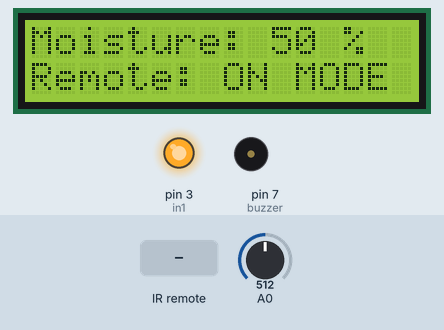
Recording of a sketch running on a simulated Arduino Uno, built with avr-gcc and run on an emulated ATmega328P. Parts: 16×2 character LCD, output pins drawn as LEDs (lit = HIGH), buzzer (waves = sounding, pin HIGH). Inputs (shaded band) come from the test bench; at power-on: A0 = 512. What the sketch prints to the serial monitor is not drawn.

Above: at 1.2 s.
1.3 s: A0 set to 698
At 1.9 s:
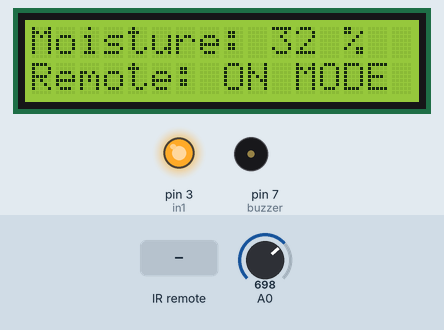
2.8 s: A0 set to 727
At 3.1 s:
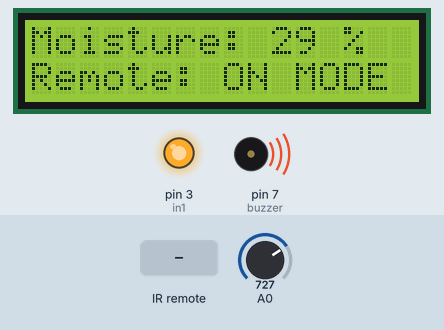
4.3 s: infrared code 0xBA45FF00 received
At 5.7 s:
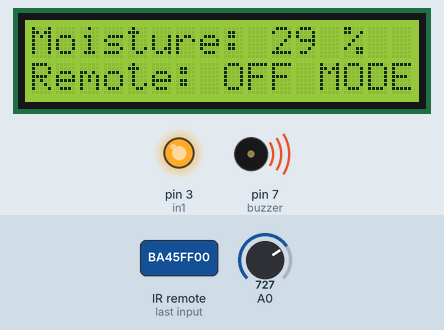
6.0 s: A0 set to 916
At 7.2 s:
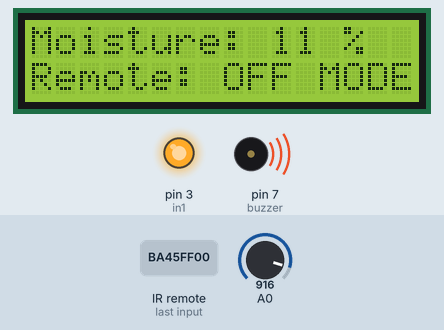
7.5 s: A0 set to 941
At 8.1 s:
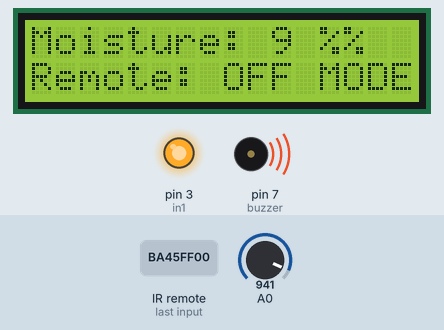
9.0 s: infrared code 0xBA45FF00 received
At 9.6 s:
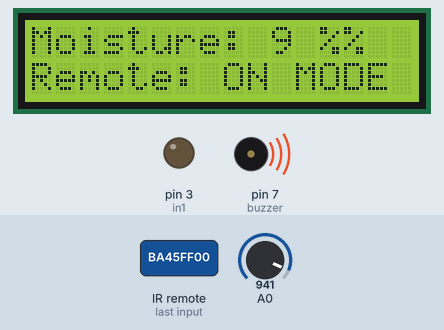
Timing chart, 0 to 11.8 s (numbered marks = the images above; inputs shaded):
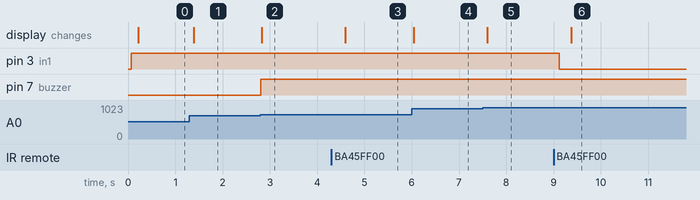

Measured:
- the behaviour switches between 716 and 717 on A0 (found by bisection; images 1 and 2)
- the behaviour switches between 930 and 931 on A0 (found by bisection; images 4 and 5)
- after the input at 1.3 s, the display: changes after 0.09 s (image 1)
- after the input at 2.8 s, pin 7 (buzzer): LOW → HIGH at once; the display: changes at once (image 2)
- after the input at 4.3 s, the display: changes after 0.30 s (image 3)
- after the input at 6.0 s, the display: changes at once (image 4)
- after the input at 7.5 s, the display: changes after 0.10 s (image 5)
- after the input at 9.0 s, pin 3 (in1): HIGH → LOW after 0.12 s; the display: changes after 0.37 s (image 6)

The sketch:

labproject.ino
```cpp
#include <IRremote.h>
#include <Wire.h>
#include <LiquidCrystal_I2C.h>
LiquidCrystal_I2C lcd(0x3F, 16,2);

int moisture;
int RECV_PIN=6;
int buzzer=7;
int in1=3;
int toggleState_1 = 0;
int soil;


void setup(){
  lcd.begin();
  Serial.begin(9600);
  IrReceiver.begin(RECV_PIN, ENABLE_LED_FEEDBACK);
  IrReceiver.enableIRIn();
  pinMode(buzzer, OUTPUT);
  pinMode(in1, OUTPUT);
  digitalWrite(in1, HIGH);
  Serial.println(F("DHTxx test!"));


}
void loop(){
   soil=analogRead(A0);
   moisture=map(soil, 0,1023,100,0);

//Serial.println(soil);
  if(moisture>30){
    digitalWrite(buzzer, LOW);
  }
   else{
    digitalWrite(buzzer, HIGH);
  }
   if(IrReceiver.decode()){

      Serial.println(IrReceiver.decodedIRData.decodedRawData);

  if(IrReceiver.decodedIRData.decodedRawData==3125149440){

                if(toggleState_1 == 0){
                  digitalWrite(in1, HIGH); // turn on switch 1
                  toggleState_1 = 1;
                  }
                else{
                  digitalWrite(in1, LOW); // turn off switch 1
                  toggleState_1 = 0;
                  }
                  delay(100);

  }


    IrReceiver.resume();

  }


   lcd.setCursor(0,0);
   lcd.print("Moisture: ");
   lcd.print(moisture);
   lcd.print(" %");
   lcd.setCursor(0,1);
   lcd.print("Remote: ");
   if(toggleState_1==0){
    delay(100);
    lcd.print("ON MODE  ");
   }
   else if(toggleState_1==1){
    delay(100);
    lcd.print("OFF MODE");
   }


}
```
